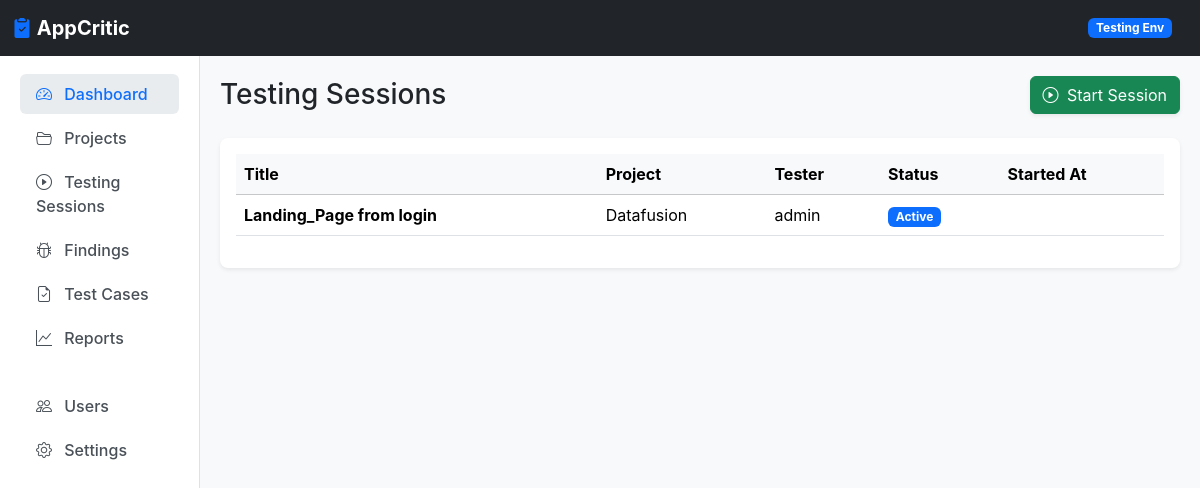
Screenshot of /session/ with the database file from the repository.
### testing/models.py (models this page shows, shortened)
class TestingSession(models.Model):
    STATUS_CHOICES = [
        ('Planned', 'Planned'),
        ('Active', 'Active'),
        ('Paused', 'Paused'),
        ('Completed', 'Completed'),
        ('Archived', 'Archived'),
    ]
    project = models.ForeignKey('projects.Project', on_delete=models.CASCADE, related_name='sessions')
    tester = models.ForeignKey(settings.AUTH_USER_MODEL, on_delete=models.SET_NULL, null=True, related_name='testing_sessions')
    title = models.CharField(max_length=255)
    description = models.TextField(blank=True)
    started_at = models.DateTimeField(null=True, blank=True)
    ended_at = models.DateTimeField(null=True, blank=True)
    status = models.CharField(max_length=50, choices=STATUS_CHOICES, default='Planned')
    environment = models.CharField(max_length=100, blank=True)
    browser = models.CharField(max_length=100, blank=True)
    operating_system = models.CharField(max_length=100, blank=True)

### projects/models.py (models this page shows, shortened)
class Project(models.Model):
    ENVIRONMENT_CHOICES = [
        ('Development', 'Development'),
        ('Testing', 'Testing'),
        ('Staging', 'Staging'),
        ('Production', 'Production'),
    ]
    organization = models.ForeignKey('organizations.Organization', on_delete=models.CASCADE, related_name='projects')
    name = models.CharField(max_length=255)
    description = models.TextField(blank=True)
    target_url = models.URLField()
    environment = models.CharField(max_length=50, choices=ENVIRONMENT_CHOICES, default='Testing')
    status = models.CharField(max_length=50, default='Active')
    created_by = models.ForeignKey(settings.AUTH_USER_MODEL, on_delete=models.SET_NULL, null=True, related_name='created_projects')
    created_at = models.DateTimeField(auto_now_add=True)
    updated_at = models.DateTimeField(auto_now=True)

### accounts/models.py (models this page shows, shortened)
class User(AbstractUser):
    ROLE_CHOICES = [
        ('ADMIN', 'Admin'),
        ('TESTER', 'Tester'),
        ('DEVELOPER', 'Developer'),
        ('MANAGER', 'Manager'),
        ('EXECUTIVE', 'Executive'),
        ('VIEWER', 'Viewer'),
    ]
    role = models.CharField(max_length=20, choices=ROLE_CHOICES, default='TESTER')
    organization = models.ForeignKey(
        'organizations.Organization',
        on_delete=models.SET_NULL,
        null=True,
        blank=True,
        related_name='users'
    )

### testing/views.py (the view)
# urls.py: path('', views.session_list, name='session_list'),
def session_list(request):
    sessions = TestingSession.objects.all().order_by('-started_at')
    return render(request, 'session_list.html', {'sessions': sessions})

### templates/session_list.html (shortened to what this page needs)
{% extends 'base.html' %}
{% block content %}
<div class="d-flex justify-content-between align-items-center mb-4">
    <h2 class="h3 mb-0 text-gray-800">Testing Sessions</h2>
    <button class="btn btn-success shadow-sm" data-bs-toggle="modal" data-bs-target="#createSessionModal"><i class="bi bi-play-circle me-1"></i> Start Session</button>
</div>
<div class="card shadow-sm">
    <div class="card-body">
        <div class="table-responsive">
            <table class="table table-hover align-middle">
                <thead class="table-light">
                    <tr><th>Title</th><th>Project</th><th>Tester</th><th>Status</th><th>Started At</th></tr>
                </thead>
                <tbody>
                    {% for session in sessions %}
                    <tr>
                        <td><strong>{{ session.title }}</strong></td>
                        <td>{{ session.project.name }}</td>
                        <td>{{ session.tester.username }}</td>
                        <td><span class="badge bg-primary">{{ session.status }}</span></td>
                        <td>{{ session.started_at|date:"M d, Y H:i" }}</td>
                    </tr>
                    {% empty %}
                    <tr><td colspan="5" class="text-center py-4 text-muted">No testing sessions found.</td></tr>
                    {% endfor %}
                </tbody>
            </table>
        </div>
    </div>
</div>
{% endblock %}

### templates/base.html (style rules this page uses)
body { background-color: #f8f9fa; font-family: 'Inter', system-ui, sans-serif; }
.card { border: none; box-shadow: 0 0.125rem 0.25rem rgba(0, 0, 0, 0.075); border-radius: 8px; }

### rows the page displays
TestingSession: title "Landing_Page from login", project.name "Datafusion", tester.username "admin", status "Active"
